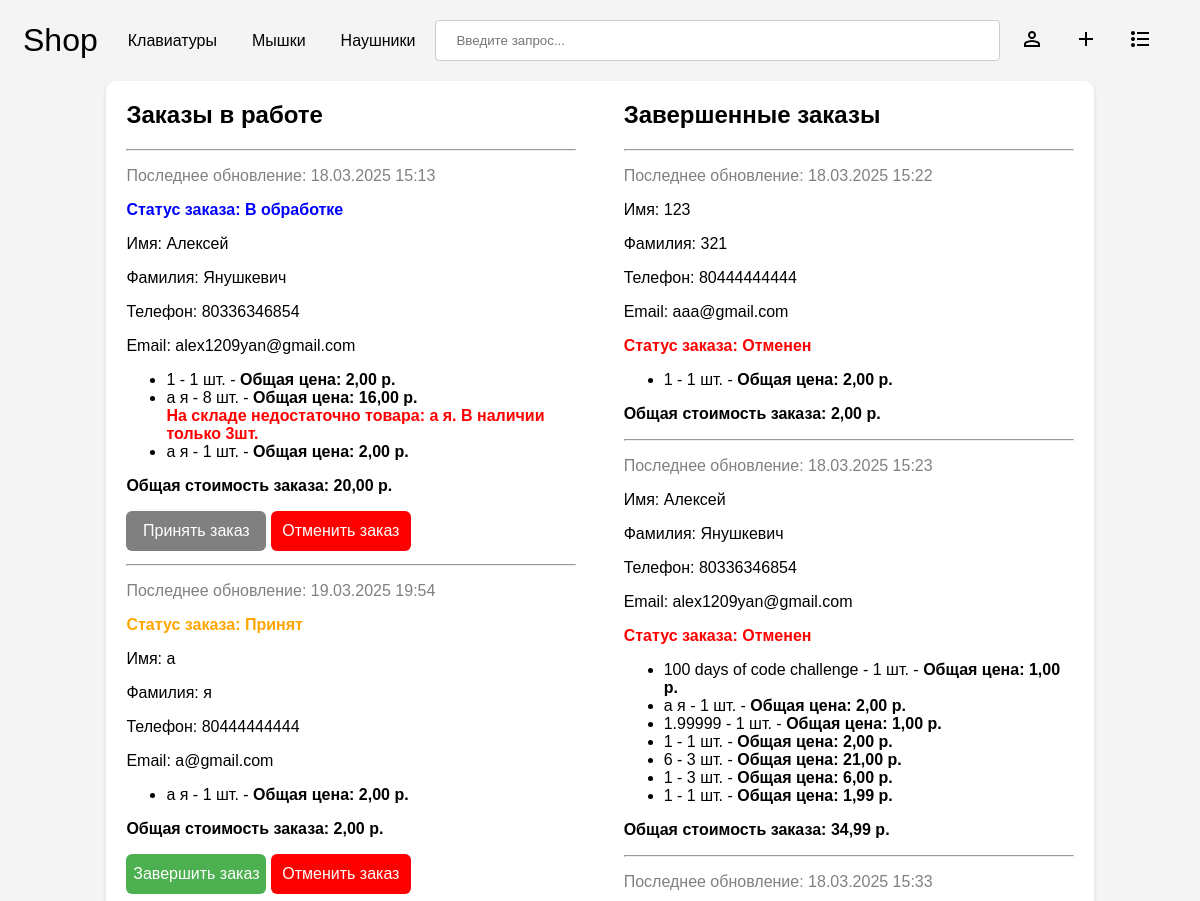
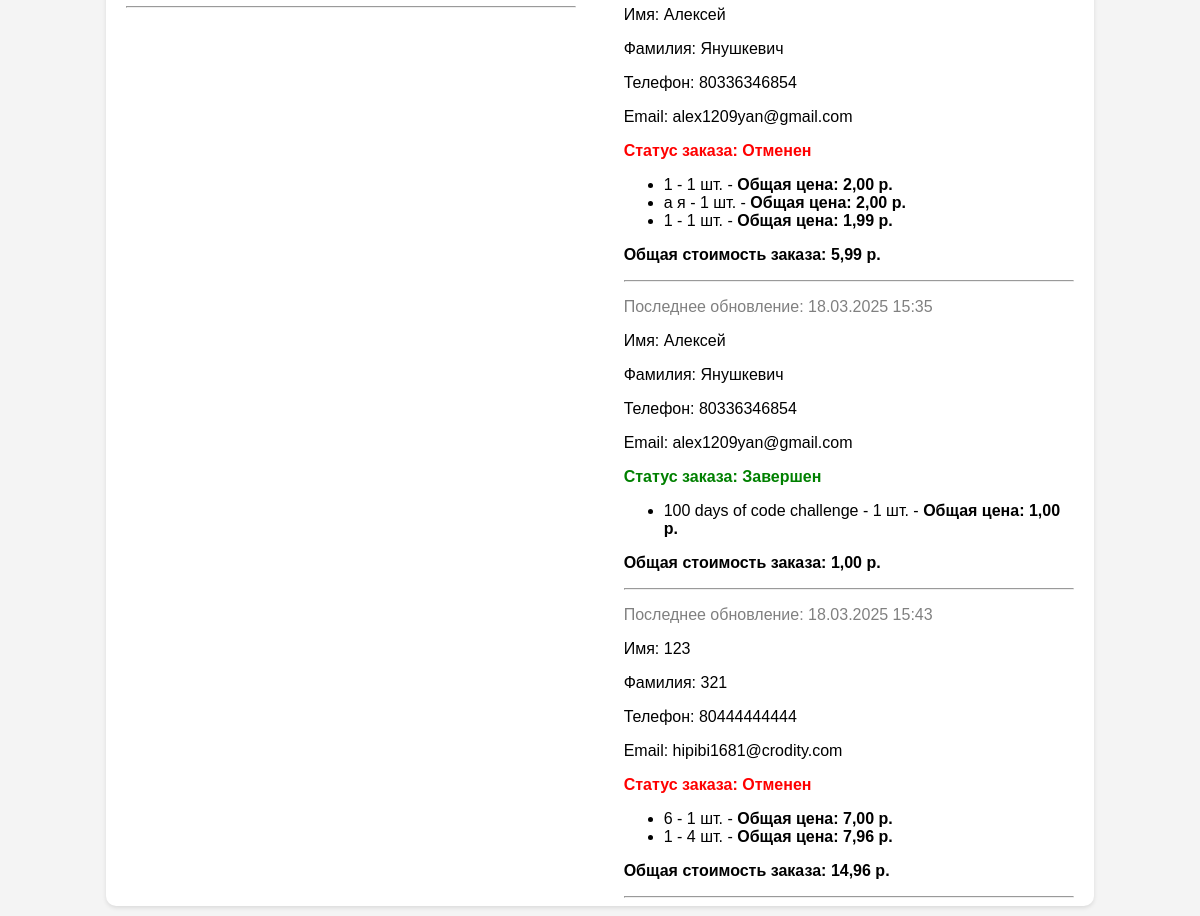
/admin-panel/ (signed in), run on the app's committed database (2 pictures, top to bottom).
### base/models.py (models this page shows, shortened)
class Cart(models.Model):
    statuses = [
        ('-', '-'),
        ('В обработке', 'В обработке'),
        ('Принят', 'Принят'),
        ('Отменен', 'Отменен'),
        ('Отменен системой (на складе недостаточно товара)', 'Отменен системой (на складе недостаточно товара)'),
        ('Завершен','Завершен')
    ]
    user = models.ForeignKey(User, on_delete=models.CASCADE, null=True, blank=True)
    session_key = models.CharField(max_length=100, null=True, blank=True)
    created_at = models.DateTimeField(auto_now_add=True)
    status = models.CharField(max_length=50, choices=statuses, default='-')
    first_name = models.CharField(max_length=100, null=True, blank=True)
    last_name = models.CharField(max_length=100, null=True, blank=True)
    phone_number = models.CharField(max_length=20, null=True, blank=True)
    email = models.EmailField(null=True, blank=True)
    updated = models.DateTimeField(auto_now = True)

class CartItem(models.Model):
    cart = models.ForeignKey(Cart, on_delete=models.CASCADE)
    product = models.ForeignKey(Product, on_delete=models.CASCADE)
    quantity = models.PositiveIntegerField(default=1)

class Product(models.Model):
    product_types = [
        ('keyboard', 'Клавиатура'),
        ('mouse', 'Мышь'),
        ('headphones', 'Наушники'),
    ]
    id = models.AutoField(primary_key=True)
    type = models.CharField(max_length=40, choices=product_types,default='')
    name = models.CharField(max_length=200)
    price = models.DecimalField(validators=[MinValueValidator(0)],decimal_places=2, max_digits=10)
    amount = models.IntegerField(validators=[MinValueValidator(0)])
    year = models.IntegerField(validators=[MinValueValidator(1970),MaxValueValidator(2030)])
    description = models.JSONField(null=True,blank=True)
    created = models.DateTimeField(auto_now_add = True)

### base/views.py (the view, shortened to what this page needs)
# urls.py: path('admin-panel/',views.adminPanel, name = 'admin-panel'),
@login_required(login_url='/login')
@user_passes_test(only_for_staff, login_url='/login')
def adminPanel(request):
    carts = Cart.objects.exclude(status = '-').order_by('status')
    cart_items = {}
    for cart in carts:
        items = CartItem.objects.filter(cart=cart)
        cart_items[cart] = items
    context = {
        'carts': carts,
        'cart_items': cart_items,
        }
    if request.headers.get('X-Requested-With') == 'XMLHttpRequest':
        html = render(request, 'admin_panel_innerHTML.html',context)
        return JsonResponse({'html':html.content.decode('utf-8')})
    else:
        return render(request, 'admin_panel.html', context)

### base/context_processors.py (called while the page is built)
def cart_item_count(request):
    cart_count = 0
    cart = None
    if request.user.is_authenticated:
        cart,_ = Cart.objects.get_or_create(user=request.user, status = '-')
    elif request.session.session_key != None:
        cart,_ = Cart.objects.get_or_create(session_key=request.session.session_key,status = '-')
    if cart:
        cart_products = CartItem.objects.filter(cart=cart)
        if cart_products.exists():
            cart_count = cart_products.aggregate(Sum('quantity'))['quantity__sum']
        else:
            cart_count = 0
    return {'cart_item_count': cart_count}

### base/templatetags/custom_filters.py (called while the page is built)
@register.filter
def sum_prices(items):
    total_price = 0
    for item in items:
        total_price += item.product.price * item.quantity
    return round(total_price,2)

@register.filter
def get_item(dictionary, key):
    return dictionary.get(key)

@register.filter
def multiply(value, arg):
    return value * arg

@register.filter
def sort_carts(array):
    return array.order_by('updated')

### base/views.py (called while the page is built)
def only_for_staff(user):
  return user.is_staff

### templates/admin_panel.html (shortened to what this page needs)
<!DOCTYPE html>
{% load static %}
<html lang="en">
<head>
</head>
<body>
    {% include 'navbar.html' %}
    <div class="admin-panel-wrapper">
        {% include 'admin_panel_innerHTML.html' %}
    </div>
</body>
</html>

### templates/admin_panel_innerHTML.html
{% load custom_filters %}
<div class="order-list">
    <h2>Заказы в работе</h2>
    <hr>
    {% for cart in carts %}
        {% if cart.status != 'Отменен' and cart.status != 'Завершен' and cart.status != 'Отменен системой (на складе недостаточно товара)' %}
            <div class="order-item active-orders">
                <p class="order-date">Последнее обновление: {{ cart.updated|date:"d.m.Y H:i" }}</p>
                <p class="order-status" data-status="{{ cart.status }}">
                    <b>Статус заказа: {{ cart.status }}</b>
                </p>
                <div class="order-details">
                    <p>Имя: {{ cart.first_name }}</p>
                    <p>Фамилия: {{ cart.last_name }}</p>
                    <p>Телефон: {{ cart.phone_number }}</p>
                    {% if cart.email %}
                        <p>Email: {{ cart.email }}</p>
                    {% endif %}
                </div>
                <ul>
                    {% for item in cart_items|get_item:cart %}
                        <li>
                            {{ item.product.name }} - {{ item.quantity }} шт. -
                            <b>Общая цена: {{ item.product.price|multiply:item.quantity }} р.</b>
                            <br>
                            {% if item.product.amount < item.quantity and cart.status == 'В обработке' %}
                                <b class="warning">На складе недостаточно товара: {{ item.product.name }}. В наличии только {{ item.product.amount }}шт.</b>
                            {% endif %}
                        </li>
                    {% endfor %}
                </ul>
                <b><p class="order-total">Общая стоимость заказа: {{ cart_items|get_item:cart|sum_prices }} р.</p></b>
                <div class="button-group">
                    {% if cart.status == 'В обработке' %}
                        <button onclick="changeOrderStatus({{ cart.id }},'accept')" class="button accept-button">Принять заказ</button>
                    {% elif cart.status == 'Принят' %}
                        <button onclick="changeOrderStatus({{ cart.id }},'finish')" class="button finish-button">Завершить заказ</button>
                    {% endif %}
                    <button onclick="changeOrderStatus({{ cart.id }},'decline')" class="button decline-button">Отменить заказ</button>
                </div>
            <hr>
            </div>
        {% endif %}
    {% endfor %}
</div>
<div class="order-list">
    <h2>Завершенные заказы</h2>
    <hr>
    {% for cart in carts|sort_carts %}
        {% if cart.status == 'Отменен' or cart.status == 'Завершен' or cart.status == 'Отменен системой (на складе недостаточно товара)' %}
            <div class="order-item">
                <p class="order-date">Последнее обновление: {{ cart.updated|date:"d.m.Y H:i" }}</p>
                <div class="order-details">
                    <p>Имя: {{ cart.first_name }}</p>
                    <p>Фамилия: {{ cart.last_name }}</p>
                    <p>Телефон: {{ cart.phone_number }}</p>
                    {% if cart.email %}
                        <p>Email: {{ cart.email }}</p>
                    {% endif %}
                </div>
                <p class="order-status" data-status="{{ cart.status }}">
                    <b>Статус заказа: {{ cart.status }}</b>
                </p>
                <ul>
                    {% for item in cart_items|get_item:cart %}
                        <li>
                            {{ item.product.name }} - {{ item.quantity }} шт. -
                            <b>Общая цена: {{ item.product.price|multiply:item.quantity }} р.</b>
                        </li>
                    {% endfor %}
                </ul>
                <b><p class="order-total">Общая стоимость заказа: {{ cart_items|get_item:cart|sum_prices }} р.</p></b>
                <hr>
            </div>
        {% endif %}
    {% endfor %}
</div>

### templates/admin_panel.html (style rules this page uses)
body { background-color: #f4f4f4; font-family: Arial, Helvetica, sans-serif; overflow-y: scroll; }
.admin-panel-wrapper { padding: 0px 20px; background-color: white; display: grid; grid-template-columns: 1fr 1fr; width: 80%; margin: 10px auto; grid-gap: 5%; border-radius: 10px; box-shadow: 0 2px 4px rgba(0, 0, 0, 0.1); }
.warning { color:red; }
.order-status[data-status*="В обработке"] { color: blue; }
.order-status[data-status*="Отменен"] { color: red; }
.order-status[data-status*="Принят"] { color: orange; }
.order-status[data-status*="Завершен"] { color: green; }
.order-date { color: gray }
.button { border: none; color: white; height: 40px; width: 140px; text-align: center; text-decoration: none; font-size: 16px; border-radius: 6px; margin-bottom: 5px; }
.accept-button { background-color: #14b814; }
.decline-button { background-color: red; }
.finish-button { background-color: #4CAF50; }
.button { cursor: pointer; }
.button:disabled { cursor: default; background-color: gray; }

### data on the page
Cart: updated "18.03.2025 15:13", status "В обработке", first_name "Алексей", last_name "Янушкевич", phone_number "80336346854", email "alex1209yan@gmail.com", id.quantity "20,00"
CartItem: product.name "1", quantity "1", product.price|multiply "2,00"
CartItem: product.name "a я", quantity "8", product.price|multiply "16,00", product.amount "3"
CartItem: product.name "a я", quantity "1", product.price|multiply "2,00"
Cart: updated "19.03.2025 19:54", status "Принят", first_name "a", last_name "я", phone_number "80444444444", email "a@gmail.com", id.quantity "2,00"
CartItem: product.name "a я", quantity "1", product.price|multiply "2,00"
Cart: updated "18.03.2025 15:22", first_name "123", last_name "321", phone_number "80444444444", email "aaa@gmail.com", status "Отменен", id.quantity "2,00"
CartItem: product.name "1", quantity "1", product.price|multiply "2,00"
Cart: updated "18.03.2025 15:23", first_name "Алексей", last_name "Янушкевич", phone_number "80336346854", email "alex1209yan@gmail.com", status "Отменен", id.quantity "34,99"
CartItem: product.name "100 days of code challenge", quantity "1", product.price|multiply "1,00"
CartItem: product.name "a я", quantity "1", product.price|multiply "2,00"
CartItem: product.name "1.99999", quantity "1", product.price|multiply "1,00"
CartItem: product.name "1", quantity "1", product.price|multiply "2,00"
CartItem: product.name "6", quantity "3", product.price|multiply "21,00"
CartItem: product.name "1", quantity "3", product.price|multiply "6,00"
CartItem: product.name "1", quantity "1", product.price|multiply "1,99"
Cart: updated "18.03.2025 15:33", first_name "Алексей", last_name "Янушкевич", phone_number "80336346854", email "alex1209yan@gmail.com", status "Отменен", id.quantity "5,99"
CartItem: product.name "1", quantity "1", product.price|multiply "2,00"
CartItem: product.name "a я", quantity "1", product.price|multiply "2,00"
CartItem: product.name "1", quantity "1", product.price|multiply "1,99"
Cart: updated "18.03.2025 15:35", first_name "Алексей", last_name "Янушкевич", phone_number "80336346854", email "alex1209yan@gmail.com", status "Завершен", id.quantity "1,00"
CartItem: product.name "100 days of code challenge", quantity "1", product.price|multiply "1,00"
Cart: updated "18.03.2025 15:43", first_name "123", last_name "321", phone_number "80444444444", email "hipibi1681@crodity.com", status "Отменен", id.quantity "14,96"
CartItem: product.name "6", quantity "1", product.price|multiply "7,00"
CartItem: product.name "1", quantity "4", product.price|multiply "7,96"
